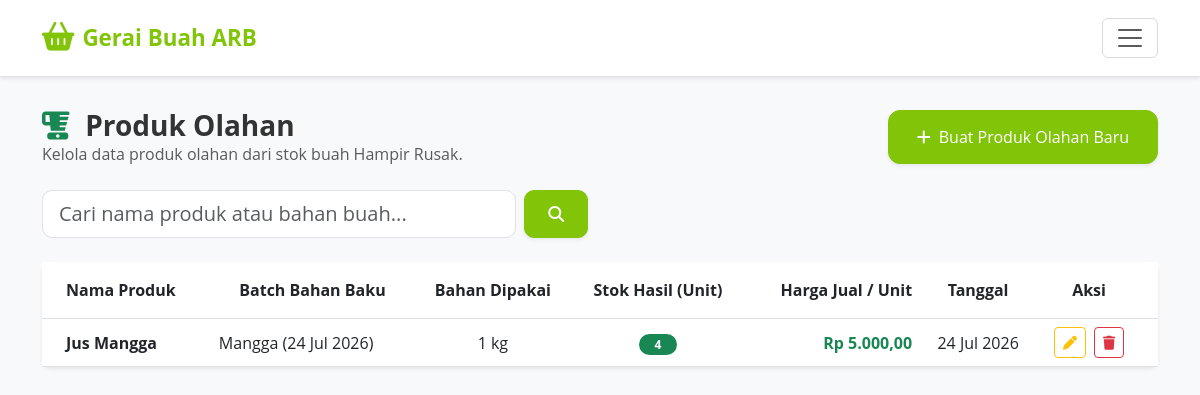
Page /karyawan/olahan/ (signed in) on the committed database.
### core/models.py (models this page shows, shortened)
class ProdukOlahan(models.Model):
    idProdukOlahan = models.AutoField(primary_key=True)
    idDetailPengadaan = models.ForeignKey(
        DetailPengadaan, on_delete=models.PROTECT,
        related_name='produk_olahan',
        verbose_name='Batch Bahan'
    )
    nama_produk = models.CharField(max_length=100, verbose_name='Nama Produk Olahan')
    qty_bahan_dipakai = models.IntegerField(verbose_name='Bahan Dipakai (kg)')
    qty_produk_jadi = models.IntegerField(verbose_name='Produk Jadi (unit)')
    harga_jual_per_unit = models.DecimalField(
        max_digits=8, decimal_places=2,
        verbose_name='Harga Jual per Unit (ribu Rp)'
    )
    total_pendapatan = models.DecimalField(
        max_digits=10, decimal_places=2, default=0,
        verbose_name='Total Pendapatan (ribu Rp)'
    )
    tanggal = models.DateField(auto_now_add=True, verbose_name='Tanggal Olah')
    catatan = models.TextField(blank=True, default='', verbose_name='Catatan')
    idKaryawan = models.ForeignKey(
        Karyawan, on_delete=models.SET_NULL, null=True, blank=True,
        verbose_name='Dicatat Oleh'
    )
    class Meta:
        verbose_name = 'Produk Olahan'
        verbose_name_plural = 'Produk Olahan'
        ordering = ['-tanggal']

class DetailPengadaan(models.Model):
    idDetailPengadaan = models.AutoField(primary_key=True)
    idPengadaan = models.ForeignKey(Pengadaan, on_delete=models.CASCADE)
    idBuah = models.ForeignKey(Buah, on_delete=models.CASCADE, related_name="detail_pengadaan")
    qty_segar = models.IntegerField(default=0)
    qty_menengah = models.IntegerField(default=0)
    qty_hampir_rusak = models.IntegerField(default=0)
    qty_rusak = models.IntegerField(default=0)
    kuantitas = models.IntegerField(default=0, help_text="Kuantitas total kotor nota")
    subHarga = models.DecimalField(max_digits=9, decimal_places=2, default=0)  # dalam ribu rupiah
    tanggalMasuk = models.DateField(auto_now_add=True)
    status = models.BooleanField(default=True)
    class Meta:
        verbose_name_plural = "Detail Pengadaan"

class Buah(models.Model):
    idBuah = models.AutoField(primary_key=True)
    namaBuah = models.CharField(max_length=50)
    fotoBuah = models.ImageField(upload_to='buah_images/')
    hargaBuah = models.DecimalField(max_digits=8, decimal_places=2)  # dalam ribu rupiah
    deskripsiBuah = models.TextField()
    lamaKesegaraan = models.IntegerField()  # dalam hari max_length=2
    class Meta:
        verbose_name_plural = "Buah"

### core/karyawan_views.py (the view)
# urls.py: path('olahan/', karyawan_views.olahan_list, name='karyawan_olahan_list'),
@karyawan_required
def olahan_list(request):
    q = request.GET.get('q', '').strip()
    olahan_items = ProdukOlahan.objects.select_related('idDetailPengadaan__idBuah').order_by('-tanggal')
    if q:
        olahan_items = olahan_items.filter(Q(nama_produk__icontains=q) | Q(idDetailPengadaan__idBuah__namaBuah__icontains=q))
    batches = DetailPengadaan.objects.filter(status=True, qty_hampir_rusak__gt=0).select_related('idBuah')
    context = {
        'olahan_items': olahan_items,
        'q': q,
        'batches': batches,
    }
    return render(request, 'core/karyawan/olahan_list.html', context)

### core/context_processors.py (called while the page is built, shortened)
def kesegaran_alert(request):
    kritis_buah = []
    peringatan_buah = []
    total_alerts = 0
    default_context = {
        'kritis_buah': kritis_buah,
        'peringatan_buah': peringatan_buah,
        'total_alerts': total_alerts,
    }
    if not request.user.is_authenticated or not request.user.is_staff:
        return default_context
    from django.urls import resolve
    try:
        resolved = resolve(request.path)
        if resolved.url_name != 'index' or not resolved.app_name == 'admin':
            return default_context
    except Exception:
        return default_context

def global_karyawan_alerts(request):
    badge_pesanan_baru = Pembelian.objects.filter(statusPembelian='Menunggu').count()
    return {
        'badge_pesanan_baru': badge_pesanan_baru
    }

### core/karyawan_views.py (called while the page is built)
def karyawan_required(view_func):
    @wraps(view_func)
    def _wrapped_view(request, *args, **kwargs):
        if 'karyawan_id' not in request.session:
            messages.error(request, 'Silakan login terlebih dahulu untuk mengakses portal karyawan.')
            return redirect('karyawan_login')
        return view_func(request, *args, **kwargs)
    return _wrapped_view

### core/templates/core/karyawan/olahan_list.html (shortened to what this page needs)
{% extends 'core/karyawan/base.html' %}
{% load humanize %}
{% block content %}
<div class="row mb-4 align-items-center">
    <div class="col-12 col-md-6 mb-3 mb-md-0">
        <h3 class="fw-bold m-0"><i class="fa-solid fa-blender text-success me-2"></i> Produk Olahan</h3>
        <p class="text-muted m-0 fs-6">Kelola data produk olahan dari stok buah Hampir Rusak.</p>
    </div>
    <div class="col-12 col-md-6 text-md-end">
        <button type="button" class="btn btn-brand-success btn-lg touch-btn shadow-sm" data-bs-toggle="modal" data-bs-target="#modalTambahOlahan" style="padding: 14px 28px; border-radius: 12px;">
            <i class="fa-solid fa-plus me-2"></i> Buat Produk Olahan Baru
        </button>
    </div>
</div>
<div class="row mb-4">
    <div class="col-12 col-md-6">
        <form method="GET" action="" class="d-flex gap-2">
            <input type="text" name="q" value="{{ q }}" class="form-control form-control-lg" placeholder="Cari nama produk atau bahan buah..." style="border-radius: 10px;">
            <button type="submit" class="btn btn-brand-success touch-btn px-4 shadow-sm" style="border-radius: 10px;">
                <i class="fa-solid fa-magnifying-glass"></i>
            </button>
        </form>
    </div>
</div>
<div class="card shadow-sm border-0 rounded-3">
    <div class="table-responsive">
        <table class="table table-hover align-middle mb-0" style="min-width: 800px;">
            <thead class="text-white text-center align-middle" style="background-color: #81C408 !important;">
                <tr>
                    <th class="py-3 text-start ps-4">Nama Produk</th>
                    <th class="py-3">Batch Bahan Baku</th>
                    <th class="py-3 text-center">Bahan Dipakai</th>
                    <th class="py-3 text-center">Stok Hasil (Unit)</th>
                    <th class="py-3 text-end">Harga Jual / Unit</th>
                    <th class="py-3 text-center">Tanggal</th>
                    <th class="py-3 text-center pe-4">Aksi</th>
                </tr>
            </thead>
            <tbody>
                {% for olahan in olahan_items %}
                <tr>
                    <td class="ps-4 fw-bold text-dark">{{ olahan.nama_produk }}</td>
                    <td>{{ olahan.idDetailPengadaan.idBuah.namaBuah }} ({{ olahan.idDetailPengadaan.tanggalMasuk|date:"d M Y" }})</td>
                    <td class="text-center">{{ olahan.qty_bahan_dipakai }} kg</td>
                    <td class="text-center">
                        {% if olahan.qty_produk_jadi > 0 %}
                        <span class="badge bg-success rounded-pill px-3">{{ olahan.qty_produk_jadi }}</span>
                        {% else %}
                        <span class="badge bg-danger rounded-pill px-3">Habis</span>
                        {% endif %}
                    </td>
                    <td class="text-end fw-bold text-success">Rp {{ olahan.harga_jual_per_unit|intcomma }}</td>
                    <td class="text-center">{{ olahan.tanggal|date:"d M Y" }}</td>
                    <td class="text-center pe-4">
                        <div class="d-flex justify-content-center gap-2">
                            <button class="btn btn-sm btn-outline-warning" data-bs-toggle="modal" data-bs-target="#modalEditOlahan{{ olahan.pk }}" title="Edit">
                                <i class="fa-solid fa-pen"></i>
                            </button>
                            <button class="btn btn-sm btn-outline-danger" onclick="konfirmasiHapus('formHapus{{ olahan.pk }}')" title="Hapus">
                                <i class="fa-solid fa-trash"></i>
                            </button>
                        </div>
                    </td>
                </tr>
                {% endfor %}
            </tbody>
        </table>
    </div>
</div>
{% endblock %}

### core/templates/core/karyawan/base.html (style rules this page uses)
body { font-family: 'Open Sans', sans-serif; background-color: #f8f9fa; color: #333; overflow-x: hidden; }
.btn-brand-success { background-color: #81C408; border-color: #81C408; color: white; padding: 12px 24px; font-size: 1rem; font-weight: 500; border-radius: 8px; }
.touch-btn { min-height: 48px; min-width: 48px; display: inline-flex; align-items: center; justify-content: center; font-weight: 500; }

### rows in the picture
ProdukOlahan: nama_produk "Jus Mangga", idDetailPengadaan.idBuah.namaBuah "Mangga", idDetailPengadaan.tanggalMasuk "24 Jul 2026", qty_bahan_dipakai "1", qty_produk_jadi "4", harga_jual_per_unit "5.000,00", tanggal "24 Jul 2026"
